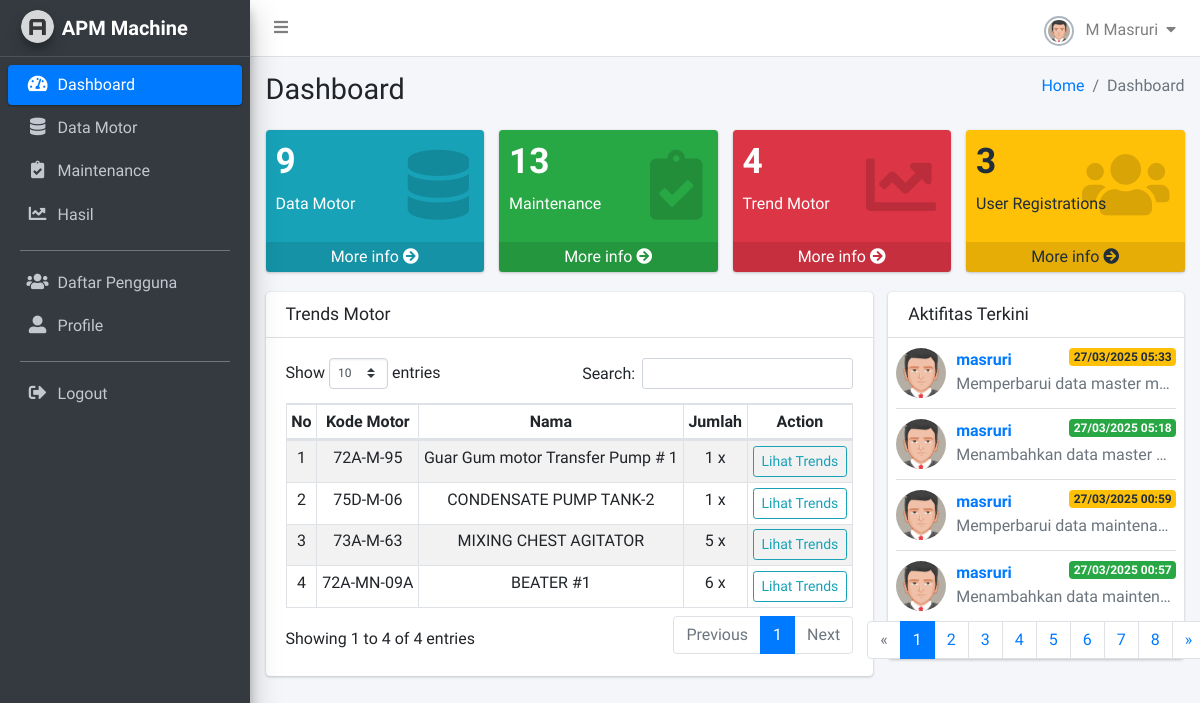
Page /apm-machine/dashboard/ (signed in) on the committed database.
### monitoring/models.py (models this page shows, shortened)
class Motor(models.Model):
    tag_number = models.CharField(_("Tag No"), max_length=50, unique=True)
    name = models.CharField(_("Motor Name"), max_length=100, null=True, blank=True)
    output = models.FloatField(_("Output"), help_text='Daya dalam KW', null=True, blank=True)
    voltage = models.FloatField(_("Voltage"), help_text='Tegangan dalam Volt', null=True, blank=True)
    starter_type = models.CharField(_("Starter Type"), max_length=50, null=True, blank=True)
    set_ol = models.FloatField(_("SET OL"), null=True, blank=True)
    input = models.FloatField(_("Input"), help_text='Arus dalam Ampere', null=True, blank=True)
    speed = models.FloatField(_("Speed"), help_text='RPM', null=True, blank=True)
    frek = models.FloatField(_("FREK/WEN/CY/HZ"), null=True, blank=True)
    frame = models.CharField(_("Frame"), max_length=50, null=True, blank=True)
    foundation_type = models.CharField(_("Fondation Type"), max_length=50, help_text='Rigid atau Flexible', null=True, blank=True)
    class_type = models.CharField(_("Class Type"), max_length=50, help_text='Kelas 2 atau 3', null=True, blank=True)
    created_at = models.DateTimeField(auto_now_add=True, verbose_name="Dibuat Pada")
    class Meta:
        verbose_name = "Motor"
        verbose_name_plural = "Daftar Motor"

class LogActivity(models.Model):
    user = models.ForeignKey(User, on_delete=models.CASCADE)
    action = models.CharField(max_length=100)
    description = models.TextField()
    timestamp = models.DateTimeField(auto_now_add=True)
    class Meta:
        verbose_name = "Logs Activity"
        verbose_name_plural = "Logs Aktifitas Pengguna"

### monitoring/views/dashboards.py (the view)
# urls.py: path('dashboard/', dashboard, name='dashboard'),
@login_required(login_url='login')
def dashboard(request):
    motors = Motor.objects.all()
    maintenances = Maintenance.objects.all()
    users = User.objects.all()
    logs_list = LogActivity.objects.all().order_by('-timestamp')
    paginator = Paginator(logs_list, 4)
    page_number = request.GET.get('page')
    logs = paginator.get_page(page_number)
    trends = motors.annotate(
        total_trend=Count('maintenance'),
        last_created=Max('maintenance__created_at')
    ).filter(total_trend__gt=0).order_by('-last_created')
    context = {
        'motors' : motors,
        'maintenances': maintenances,
        'users': users,
        'logs': logs,
        'trends': trends
    }
    return render(request, 'dashboard.html', context)

### templates/dashboard.html (shortened to what this page needs)
{% load static %}
<!DOCTYPE html>
<html lang="en">
<head>
    <link rel="stylesheet" href="{% static 'plugins/fontawesome-free/css/all.min.css' %}">
    <link rel='stylesheet' href='https://cdnjs.cloudflare.com/ajax/libs/font-awesome/4.0.3/css/font-awesome.css'>
    <link rel="stylesheet" href="{% static 'plugins/datatables-bs4/css/dataTables.bootstrap4.min.css' %}">
    <link rel="stylesheet" href="{% static 'plugins/datatables-responsive/css/responsive.bootstrap4.min.css' %}">
    <link rel="stylesheet" href="{% static 'plugins/sweetalert2-theme-bootstrap-4/bootstrap-4.min.css' %}">
    <link rel="stylesheet" href="{% static 'plugins/toastr/toastr.min.css' %}">
    <link rel="stylesheet" href="{% static 'dist/css/adminlte.min.css' %}">
</head>
<body class="hold-transition sidebar-mini layout-fixed layout-navbar-fixed layout-footer-fixed">
    <div class="wrapper">
        {% include 'snippets/navbar.html' %}
        {% include 'snippets/sidebar.html' %}
        <div class="content-wrapper">
            <div class="content-header">
            <div class="container-fluid">
                <div class="row mb-2">
                <div class="col-sm-6">
                    <h1 class="m-0">Dashboard</h1>
                </div>
                <div class="col-sm-6">
                    <ol class="breadcrumb float-sm-right">
                    <li class="breadcrumb-item"><a href="#">Home</a></li>
                    <li class="breadcrumb-item active">Dashboard</li>
                    </ol>
                </div>
                </div>
            </div>
            </div>
            <section class="content">
                <div class="container-fluid">
                    <div class="row">
                        <div class="col-lg-3 col-6">
                            <div class="small-box bg-info">
                            <div class="inner">
                                <h3>{{motors.count}}</h3>
                                <p>Data Motor</p>
                            </div>
                            <div class="icon">
                                <i class="fas fa-database"></i>
                            </div>
                            <a href="{% url 'data_motor' %}" class="small-box-footer">More info <i class="fas fa-arrow-circle-right"></i></a>
                            </div>
                        </div>
                        <div class="col-lg-3 col-6">
                            <div class="small-box bg-success">
                            <div class="inner">
                                <h3>{{maintenances.count}}</h3>
                                <p>Maintenance</p>
                            </div>
                            <div class="icon">
                                <i class="fas fa-clipboard-check"></i>
                            </div>
                            <a href="{% url 'data_maintenance' %}" class="small-box-footer">More info <i class="fas fa-arrow-circle-right"></i></a>
                            </div>
                        </div>
                        <div class="col-lg-3 col-6">
                            <div class="small-box bg-danger">
                            <div class="inner">
                                <h3>{{trends.count}}</h3>
                                <p>Trend Motor</p>
                            </div>
                            <div class="icon">
                                <i class="fas fa-chart-line"></i>
                            </div>
                            <a href="{% url 'data_results' %}" class="small-box-footer">More info <i class="fas fa-arrow-circle-right"></i></a>
                            </div>
                        </div>
                        <div class="col-lg-3 col-6">
                            <div class="small-box bg-warning">
                            <div class="inner">
                                <h3>{{users.count}}</h3>
                                <p>User Registrations</p>
                            </div>
                            <div class="icon">
                                <i class="fas fa-users"></i>
                            </div>
                            <a href="{% url 'list_pengguna' %}" class="small-box-footer">More info <i class="fas fa-arrow-circle-right"></i></a>
                            </div>
                        </div>
                    </div>
                    <div class="row">
                        <div class="col-md-8">
                            <div class="card">
                                <div class="card-header">
                                    <h3 class="card-title">Trends Motor</h3>
                                </div>
                            <div class="card-body">
                                <table id="tbtrendmotor" class="table table-sm table-bordered table-striped text-center">
                                    <thead>
                                    <tr>
                                        <th>No</th>
                                        <th>Kode Motor</th>
                                        <th>Nama</th>
                                        <th>Jumlah</th>
                                        <th>Action</th>
                                    </tr>
                                    </thead>
                                    <tbody>
                                        {% for m in trends %}
                                        <tr>
                                            <td>{{forloop.counter}}</td>
                                            <td>{{m.tag_number}}</td>
                                            <td>{{m.name}}</td>
                                            <td>{{m.total_trend}} x</td>
                                            <td>
                                                <a href="{% url 'motor_trend' m.id %}" class="btn btn-outline-info btn-sm"> Lihat Trends </a>
                                            </td>
                                        </tr>
                                        {% endfor %}
                                    </tbody>
                                </table>
                            </div>
                            </div>
                        </div>
                        <div class="col-md-4">
                            <div class="card">
                                <div class="card-header">
                                    <h3 class="card-title">Aktifitas Terkini</h3>
                                </div>
                                <div class="card-body p-0">
                                    <ul class="products-list product-list-in-card pl-2 pr-2">
                                    {% for l in logs %}
                                    <li class="item">
                                        <div class="product-img">
                                        <img src="{% static 'dist/img/user.jpg' %}" alt="Product Image" class="img-fluid img-circle">
                                        </div>
                                        <div class="product-info">
                                        <a class="product-title">{{l.user}}
                                            <span class="badge
                                            {% if l.action == "Add" %}
                                            badge-success
                                            {% elif l.action == "Change" %}
                                            badge-warning
                                            {% else %}
                                            badge-danger
                                            {% endif %}
                                            float-right">{{l.timestamp|date:'d/m/Y H:i'}}</span></a>
                                        <span class="product-description">
                                            {{l.description}}
                                        </span>
                                        </div>
                                    </li>
                                    {% empty %}
                                    <p class="text-center">Tidak ada aktivitas.</p>
                                    {% endfor %}
                                    {% if logs.has_other_pages %}
                                    <nav>
                                        <ul class="pagination justify-content-center">
                                            {% if logs.has_previous %}
                                            <li class="page-item">
                                                <a class="page-link" href="?page={{ logs.previous_page_number }}" aria-label="Previous">
                                                    <span aria-hidden="true">&laquo;</span>
                                                </a>
                                            </li>
                                            {% else %}
                                            <li class="page-item disabled">
                                                <span class="page-link">&laquo;</span>
                                            </li>
                                            {% endif %}
                                            {% for num in logs.paginator.page_range %}
                                            <li class="page-item {% if logs.number == num %}active{% endif %}">
                                                <a class="page-link" href="?page={{ num }}">{{ num }}</a>
                                            </li>
                                            {% endfor %}
                                            {% if logs.has_next %}
                                            <li class="page-item">
                                                <a class="page-link" href="?page={{ logs.next_page_number }}" aria-label="Next">
                                                    <span aria-hidden="true">&raquo;</span>
                                                </a>
                                            </li>
                                            {% else %}
                                            <li class="page-item disabled">
                                                <span class="page-link">&raquo;</span>
                                            </li>
                                            {% endif %}
                                        </ul>
                                    </nav>
                                    {% endif %}
                                    </ul>
                                </div>
                            </div>
                        </div>
                    </div>
                </div>
            </section>
        </div>
    </div>
</body>
</html>

### templates/snippets/navbar.html (shortened to what this page needs)
{% load static %}
<nav class="main-header navbar navbar-expand navbar-white navbar-light">
    <ul class="navbar-nav">
        <li class="nav-item">
            <a class="nav-link" data-widget="pushmenu" href="#" role="button">
                <i class="fas fa-bars"></i>
            </a>
        </li>
    </ul>
    <ul class="navbar-nav ml-auto">
        <li class="nav-item dropdown">
            <a class="nav-link" data-toggle="dropdown" href="#">
                <img class="img-circle img-bordered-sm" src="{% static 'dist/img/user.jpg' %}" alt="User Image" width="30" height="30">
                <span class="ml-2">{{ request.user.first_name }} {{ request.user.last_name }}</span>
                <i class="fas fa-caret-down ml-1"></i>
            </a>
        </li>
    </ul>
</nav>

### rows in the picture
Motor: tag_number "72A-M-95", name "Guar Gum motor Transfer Pump # 1", total_trend "1"
Motor: tag_number "75D-M-06", name "CONDENSATE PUMP TANK-2", total_trend "1"
Motor: tag_number "73A-M-63", name "MIXING CHEST AGITATOR", total_trend "5"
Motor: tag_number "72A-MN-09A", name "BEATER #1", total_trend "6"
LogActivity: user "masruri", timestamp "27/03/2025 05:33", description "Memperbarui data master m…"
LogActivity: user "masruri", timestamp "27/03/2025 05:18", description "Menambahkan data master…"
LogActivity: user "masruri", timestamp "27/03/2025 00:59", description "Memperbarui data maintena…"
LogActivity: user "masruri", timestamp "27/03/2025 00:57", description "Menambahkan data mainten…"

### other values in the picture
{{ request.user.first_name }} "M"
{{ request.user.last_name }} "Masruri"
{{ motors.count }} "9"
{{ maintenances.count }} "13"
{{ trends.count }} "4"
{{ users.count }} "3"
{{ num }} "1" "2" "3" "4" "5" "6" "7" "8"
